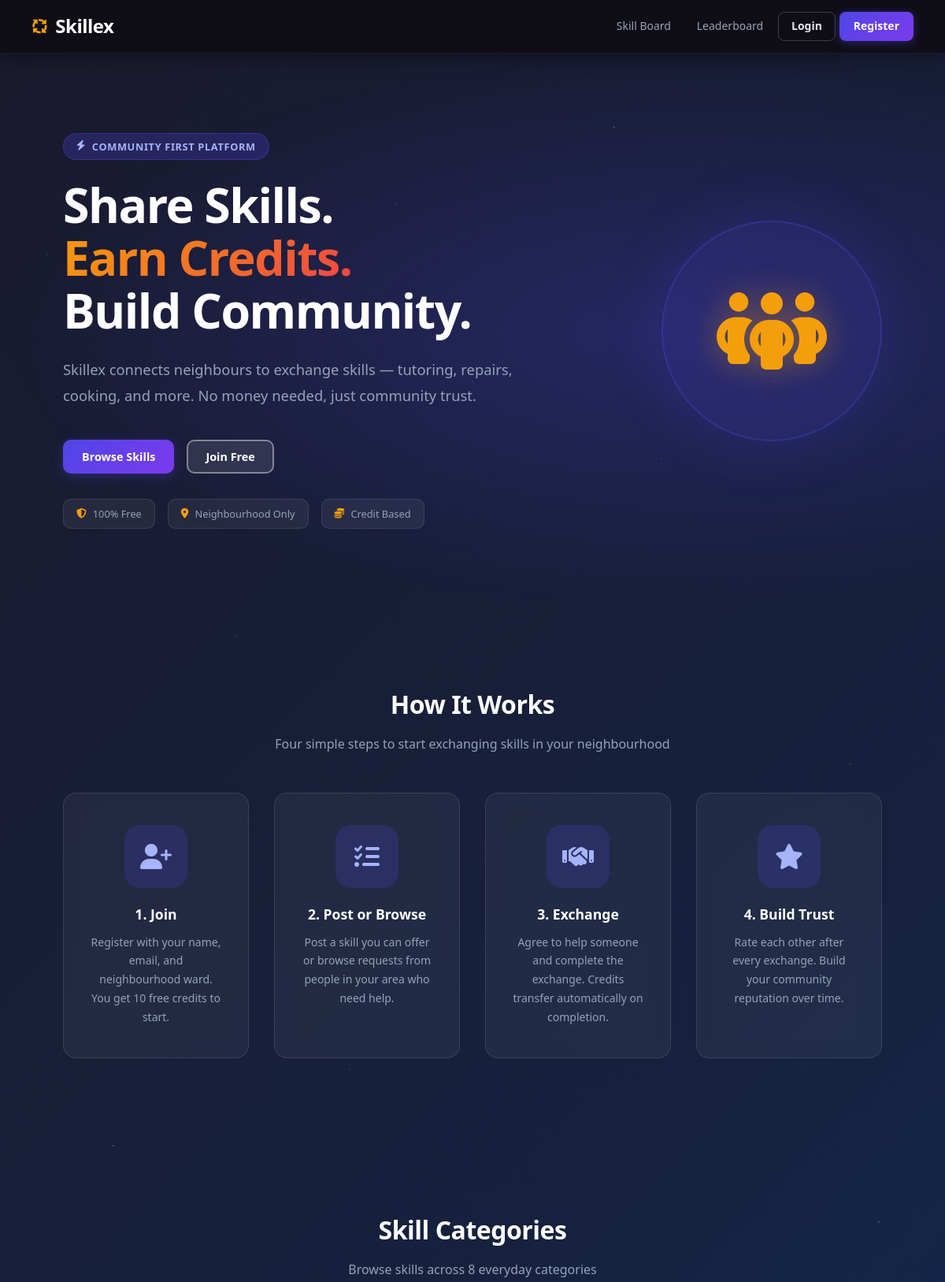
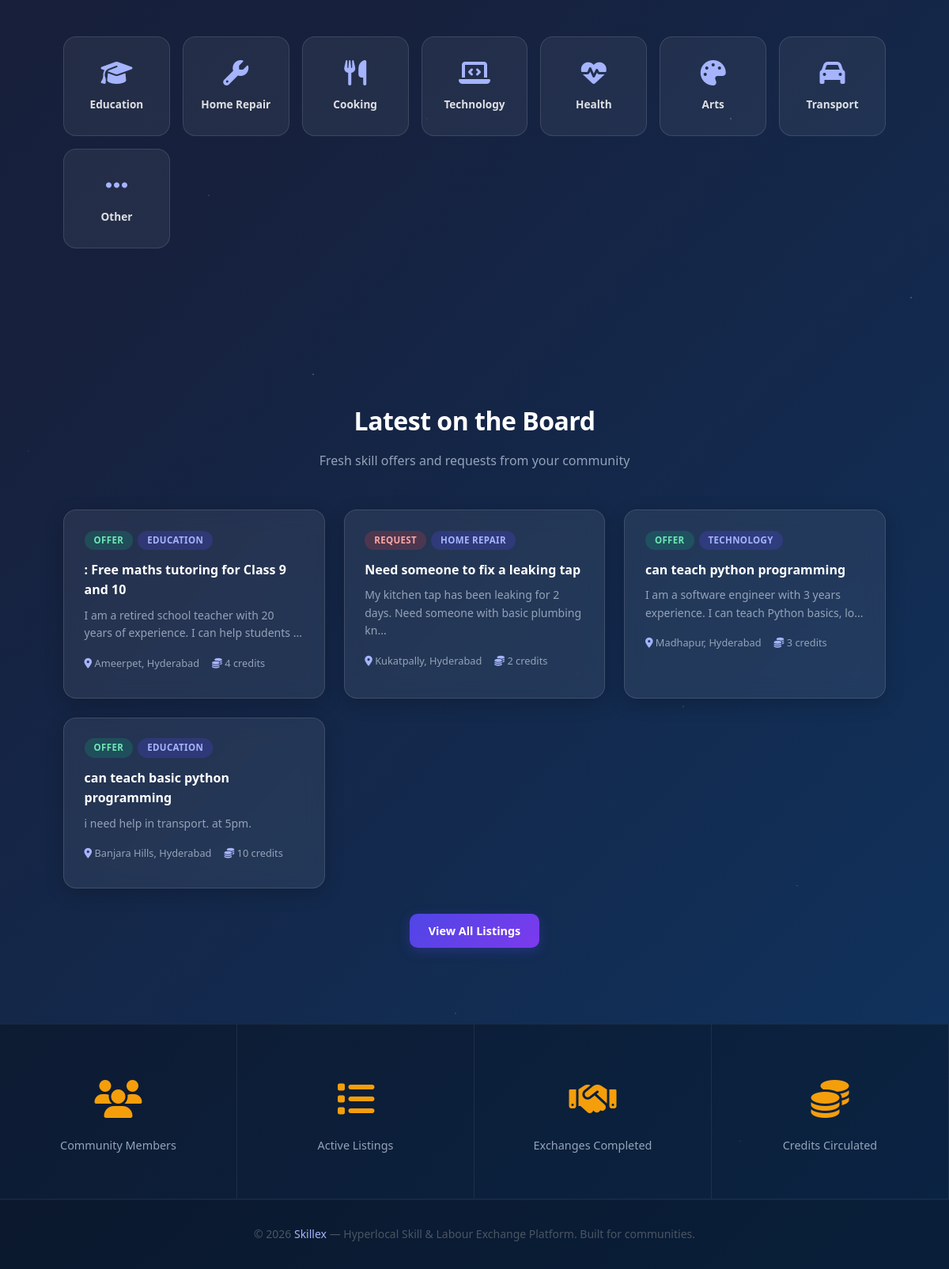
The page / on the database its author committed (2 pictures, top to bottom).
### models.py (models this page shows)
class Listing(db.Model):
    id = db.Column(db.Integer, primary_key=True)
    user_id = db.Column(db.Integer, db.ForeignKey('user.id'), nullable=False)
    type = db.Column(db.String(10), nullable=False)  # 'offer' or 'request'
    category = db.Column(db.String(50), nullable=False)
    title = db.Column(db.String(150), nullable=False)
    description = db.Column(db.String(500), nullable=False)
    credits = db.Column(db.Integer, default=2)
    ward = db.Column(db.String(100), nullable=False)
    status = db.Column(db.String(20), default='open')
    created_at = db.Column(db.DateTime, default=datetime.utcnow)

### app.py (the view)
@app.route('/')
def home():
    listings = Listing.query.filter_by(status='open').order_by(Listing.created_at.desc()).limit(6).all()
    return render_template('home.html', listings=listings)

### templates/home.html (shortened to what this page needs)
{% extends 'base.html' %}
{% block content %}
<section class="hero">
  <div class="hero-content">
    <div class="hero-tag"><i class="fa-solid fa-bolt"></i> Community First Platform</div>
    <h1>Share Skills.<br><span>Earn Credits.</span><br>Build Community.</h1>
    <p>Skillex connects neighbours to exchange skills — tutoring, repairs, cooking, and more. No money needed, just community trust.</p>
    <div class="hero-buttons">
      <a href="{{ url_for('board') }}" class="btn-primary">Browse Skills</a>
      <a href="{{ url_for('register') }}" class="btn-outline-white">Join Free</a>
    </div>
    <div class="hero-badges">
      <div class="hero-badge"><i class="fa-solid fa-shield-halved"></i> 100% Free</div>
      <div class="hero-badge"><i class="fa-solid fa-location-dot"></i> Neighbourhood Only</div>
      <div class="hero-badge"><i class="fa-solid fa-coins"></i> Credit Based</div>
    </div>
  </div>
  <div class="hero-image">
    <div class="hero-graphic">
      <i class="fa-solid fa-people-group"></i>
    </div>
  </div>
</section>
<section class="how-it-works">
  <h2 class="section-title">How It Works</h2>
  <p class="section-sub">Four simple steps to start exchanging skills in your neighbourhood</p>
  <div class="steps">
    <div class="step">
      <div class="step-icon"><i class="fa-solid fa-user-plus"></i></div>
      <h3>1. Join</h3>
      <p>Register with your name, email, and neighbourhood ward. You get 10 free credits to start.</p>
    </div>
    <div class="step">
      <div class="step-icon"><i class="fa-solid fa-list-check"></i></div>
      <h3>2. Post or Browse</h3>
      <p>Post a skill you can offer or browse requests from people in your area who need help.</p>
    </div>
    <div class="step">
      <div class="step-icon"><i class="fa-solid fa-handshake"></i></div>
      <h3>3. Exchange</h3>
      <p>Agree to help someone and complete the exchange. Credits transfer automatically on completion.</p>
    </div>
    <div class="step">
      <div class="step-icon"><i class="fa-solid fa-star"></i></div>
      <h3>4. Build Trust</h3>
      <p>Rate each other after every exchange. Build your community reputation over time.</p>
    </div>
  </div>
</section>
<section class="categories">
  <h2 class="section-title">Skill Categories</h2>
  <p class="section-sub">Browse skills across 8 everyday categories</p>
  <div class="category-grid">
    <a href="{{ url_for('board', category='Education') }}" class="category-card">
      <i class="fa-solid fa-graduation-cap"></i>
      <span>Education</span>
    </a>
    <a href="{{ url_for('board', category='Home Repair') }}" class="category-card">
      <i class="fa-solid fa-wrench"></i>
      <span>Home Repair</span>
    </a>
    <a href="{{ url_for('board', category='Cooking') }}" class="category-card">
      <i class="fa-solid fa-utensils"></i>
      <span>Cooking</span>
    </a>
    <a href="{{ url_for('board', category='Technology') }}" class="category-card">
      <i class="fa-solid fa-laptop-code"></i>
      <span>Technology</span>
    </a>
    <a href="{{ url_for('board', category='Health') }}" class="category-card">
      <i class="fa-solid fa-heart-pulse"></i>
      <span>Health</span>
    </a>
    <a href="{{ url_for('board', category='Arts') }}" class="category-card">
      <i class="fa-solid fa-palette"></i>
      <span>Arts</span>
    </a>
    <a href="{{ url_for('board', category='Transport') }}" class="category-card">
      <i class="fa-solid fa-car"></i>
      <span>Transport</span>
    </a>
    <a href="{{ url_for('board', category='Other') }}" class="category-card">
      <i class="fa-solid fa-ellipsis"></i>
      <span>Other</span>
    </a>
  </div>
</section>
<section class="latest">
  <h2 class="section-title">Latest on the Board</h2>
  <p class="section-sub">Fresh skill offers and requests from your community</p>
  {% if listings %}
  <div class="listing-grid">
    {% for l in listings %}
    <a href="{{ url_for('view_listing', id=l.id) }}" class="listing-card">
      <div class="listing-card-top">
        <span class="badge badge-{{ l.type }}">{{ l.type | capitalize }}</span>
        <span class="badge badge-category">{{ l.category }}</span>
      </div>
      <h3>{{ l.title }}</h3>
      <p>{{ l.description[:80] }}{% if l.description|length > 80 %}...{% endif %}</p>
      <div class="listing-meta">
        <span><i class="fa-solid fa-location-dot"></i> {{ l.ward }}</span>
        <span><i class="fa-solid fa-coins"></i> {{ l.credits }} credits</span>
      </div>
    </a>
    {% endfor %}
  </div>
  {% else %}
  <p class="empty">No listings yet. <a href="{{ url_for('post_listing') }}">Be the first to post!</a></p>
  {% endif %}
  <div class="center-btn">
    <a href="{{ url_for('board') }}" class="btn-primary">View All Listings</a>
  </div>
</section>
<section class="stats">
  <div class="stat">
    <h2><i class="fa-solid fa-users"></i></h2>
    <p>Community Members</p>
  </div>
  <div class="stat">
    <h2><i class="fa-solid fa-list"></i></h2>
    <p>Active Listings</p>
  </div>
  <div class="stat">
    <h2><i class="fa-solid fa-handshake"></i></h2>
    <p>Exchanges Completed</p>
  </div>
  <div class="stat">
    <h2><i class="fa-solid fa-coins"></i></h2>
    <p>Credits Circulated</p>
  </div>
</section>
{% endblock %}

### rows shown on the page
Listing: type "OFFER", category "EDUCATION", title ": Free maths tutoring for Class 9 and 10", description "I am a retired school teacher with 20 years of experience. I can help students", ward "Ameerpet, Hyderabad", credits "4"
Listing: type "REQUEST", category "HOME REPAIR", title "Need someone to fix a leaking tap", description "My kitchen tap has been leaking for 2 days. Need someone with basic plumbing kn", ward "Kukatpally, Hyderabad", credits "2"
Listing: type "OFFER", category "TECHNOLOGY", title "can teach python programming", description "I am a software engineer with 3 years experience. I can teach Python basics, lo", ward "Madhapur, Hyderabad", credits "3"
Listing: type "OFFER", category "EDUCATION", title "can teach basic python programming", description "i need help in transport. at 5pm.", ward "Banjara Hills, Hyderabad", credits "10"
